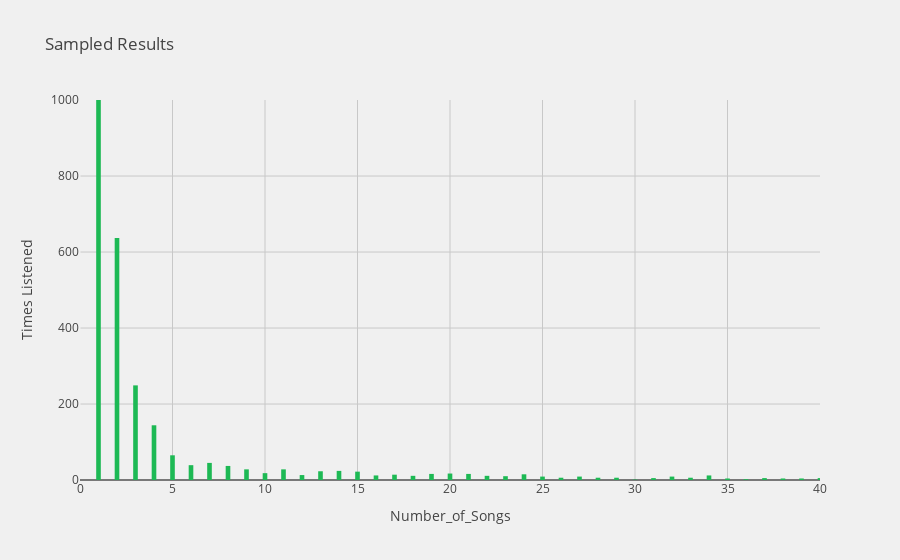

This figure's notebook cell:
### Code cell
df = my_songs_df.groupby(['artist','song_name']).size().to_frame('count').reset_index()
fig = px.histogram(df, x="count",
                   title='Histogram of counted music',
                   labels={'count':'Number_of_Songs' }, # can specify one label per df column
                   opacity=1,
                   log_y=False, # represent bars with log scale
                   color_discrete_sequence=['#1DB954'])
fig.update_layout(
    title_text='Sampled Results', # title of plot
#     xaxis_title_text='Value', # xaxis label
    yaxis_title_text='Times Listened', # yaxis label
    bargap=0.5, # gap between bars of adjacent location coordinates
    xaxis=dict(range=[0,40]),
    yaxis=dict(range=[0,1000]),
    bargroupgap=.5, # gap between bars of the same location coordinates
    plot_bgcolor = "rgb(240, 240, 240)", 
    paper_bgcolor = "rgb(240, 240, 240)",
    hovermode='x unified',
    font=dict(
        size=12,
        color='#444'
    )
)

fig.update_xaxes(
    showline=False,
    linewidth=0.5,
    linecolor='black',
    mirror=False,
    showgrid=True,
    gridwidth=1,
    gridcolor='rgb(200, 200, 200)',
    zerolinecolor='rgb(240, 240, 240)',
    zerolinewidth=1, 
    spikesnap = 'hovered data',
    spikecolor = '#FF9900',
    spikethickness = 3,
    showspikes = False
)
fig.update_yaxes(
    showline=False,
    linewidth=0.5,
    linecolor='black',
    mirror=False,
    showgrid=True,
    gridwidth=1,
    gridcolor='rgb(200, 200, 200)',
    zerolinecolor='black',
    zerolinewidth=1, 
    spikesnap = 'hovered data',
    showspikes = False
)
fig.show()

### Figure 1 — Plotly figure (JSON) as saved in the notebook; plotly's stock layout.template omitted (floating-point values rounded to 4 significant figures; data arrays with more than 128 entries replaced by an {"elided": "..."} marker saying what was removed)
{"data": [{"alignmentgroup": "True", "bingroup": "x", "hovertemplate": "Number_of_Songs=%{x}<br>count=%{y}<extra></extra>", "legendgroup": "", "marker": {"color": "#1DB954", "opacity": 1}, "name": "", "offsetgroup": "", "orientation": "v", "showlegend": false, "type": "histogram", "x": {"elided": "4314 int values"}, "xaxis": "x", "yaxis": "y"}], "layout": {"bargap": 0.5, "bargroupgap": 0.5, "barmode": "relative", "font": {"color": "#444", "size": 12}, "hovermode": "x unified", "legend": {"tracegroupgap": 0}, "paper_bgcolor": "rgb(240, 240, 240)", "plot_bgcolor": "rgb(240, 240, 240)", "title": {"text": "Sampled Results"}, "xaxis": {"anchor": "y", "domain": [0, 1], "gridcolor": "rgb(200, 200, 200)", "gridwidth": 1, "linecolor": "black", "linewidth": 0.5, "mirror": false, "range": [0, 40], "showgrid": true, "showline": false, "showspikes": false, "spikecolor": "#FF9900", "spikesnap": "hovered data", "spikethickness": 3, "title": {"text": "Number_of_Songs"}, "zerolinecolor": "rgb(240, 240, 240)", "zerolinewidth": 1}, "yaxis": {"anchor": "x", "domain": [0, 1], "gridcolor": "rgb(200, 200, 200)", "gridwidth": 1, "linecolor": "black", "linewidth": 0.5, "mirror": false, "range": [0, 1000], "showgrid": true, "showline": false, "showspikes": false, "spikesnap": "hovered data", "title": {"text": "Times Listened"}, "zerolinecolor": "black", "zerolinewidth": 1}}}
